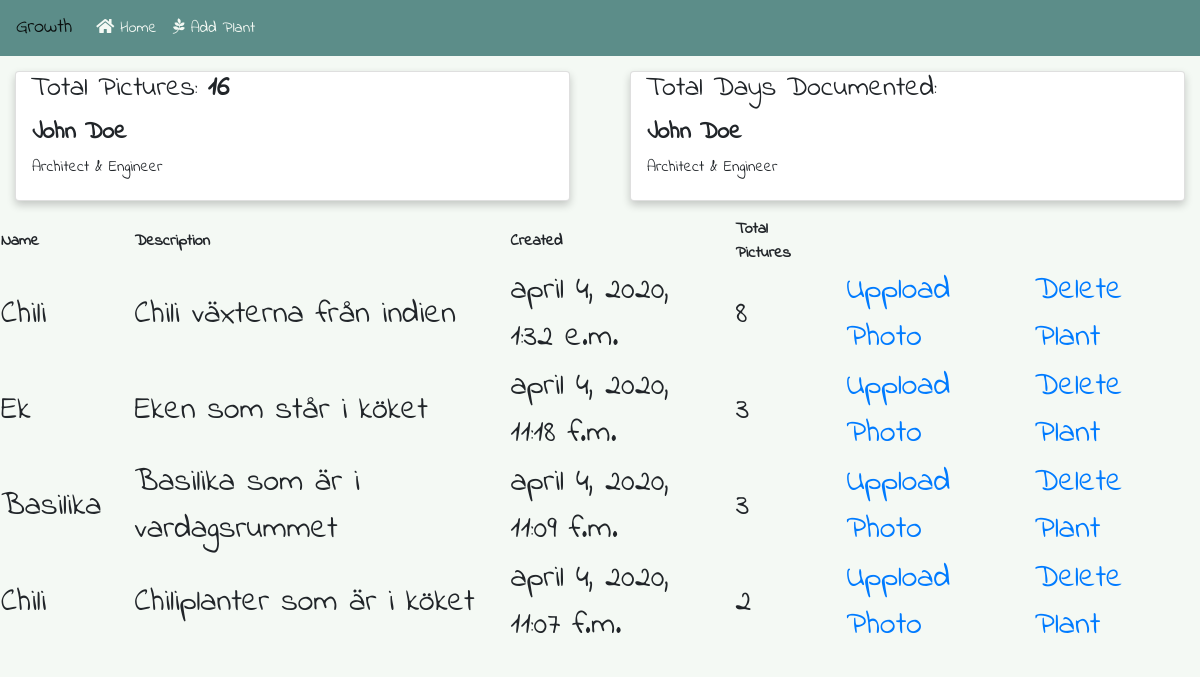
/loggedin/ (signed in), run on the app's committed database.
### core/models.py (models this page shows)
class Plant(models.Model):
    user = models.ForeignKey(User, on_delete=models.CASCADE)
    name = models.CharField(max_length=60)
    description = models.CharField(max_length=200)
    created_at = models.DateTimeField(auto_now_add=True)
    total_pictures = models.IntegerField()

### core/views.py (the view)
# urls.py: path('loggedin/',views.LoggedIn.as_view(),name='loggedin'),
class LoggedIn(LoginRequiredMixin,TemplateView):
    template_name = 'login_index.html'
    def get_context_data(self, *args, **kwargs):
        ctx = super().get_context_data(
            *args, **kwargs)
        user_id = self.request.user.id
        get_plants = Plant.objects.filter(user_id=user_id).order_by('-created_at')
        get_total_plants = (Plant.objects
            .filter(user_id=user_id)
            .aggregate(the_sum=Sum('total_pictures')))
        ctx['get_plants'] = get_plants
        ctx['get_total_plants'] = get_total_plants
        return ctx

### core/templates/login_index.html (shortened to what this page needs)
{% extends 'base_admin.html' %}
{% block content %}
<div class="row">
    <div class="col-lg">
        <div class="card">
            <h3>Total Pictures: <b>{{get_total_plants.the_sum}}</b></h3>
            <div class="container">
                <h4><b>John Doe</b></h4>
                <p>Architect & Engineer</p>
            </div>
        </div>
    </div>
    <div class="col-lg">
        <div class="card">
            <h3>Total Days Documented: </h3>
            <div class="container">
                <h4><b>John Doe</b></h4>
                <p>Architect & Engineer</p>
            </div>
        </div>
    </div>
</div>
<div style="overflow-x:auto; margin:auto; text-align: auto;">
    <table style="text-align: auto;">
        <tr>
            <th>Name</th>
            <th>Description</th>
            <th>Created</th>
            <th>Total Pictures</th>
        </tr>
        {% for plant in get_plants %}
        <tr>
            <td>{{plant.name}}</td>
            <td>{{plant.description}}</td>
            <td>{{plant.created_at}}</td>
            <td>{{plant.total_pictures}}</td>
            <td><a href="{% url 'core:upload_photo' plant.id %}">Uppload Photo</a></td>
            <td><a href="{% url 'core:delete_plant' plant.id %}">Delete Plant</a></td>
        </tr>
        {% endfor %}
    </table>
</div>
{% endblock content %}

### core/static/dashboard/css/base.css (style rules this page uses)
th { text-align: inherit; margin: 20rem; padding-right: 2rem; }
td { display: table-cell; vertical-align: inherit; margin: 20rem; padding-right: 2rem; font-size: 2rem; }
.card { box-shadow: 0 4px 8px 0 rgba(0, 0, 0, 0.2); transition: 0.3s; margin: 15px; }
.container { padding: 5px 16px; }
h3 { margin-left: 15px; }

### data on the page
Plant: name "Chili", description "Chili växterna från indien", created_at "april 4, 2020, 1:32 e.m.", total_pictures "8"
Plant: name "Ek", description "Eken som står i köket", created_at "april 4, 2020, 11:18 f.m.", total_pictures "3"
Plant: name "Basilika", description "Basilika som är i vardagsrummet", created_at "april 4, 2020, 11:09 f.m.", total_pictures "3"
Plant: name "Chili", description "Chiliplanter som är i köket", created_at "april 4, 2020, 11:07 f.m.", total_pictures "2"

### other printed values
{{ get_total_plants.the_sum }} "16"
